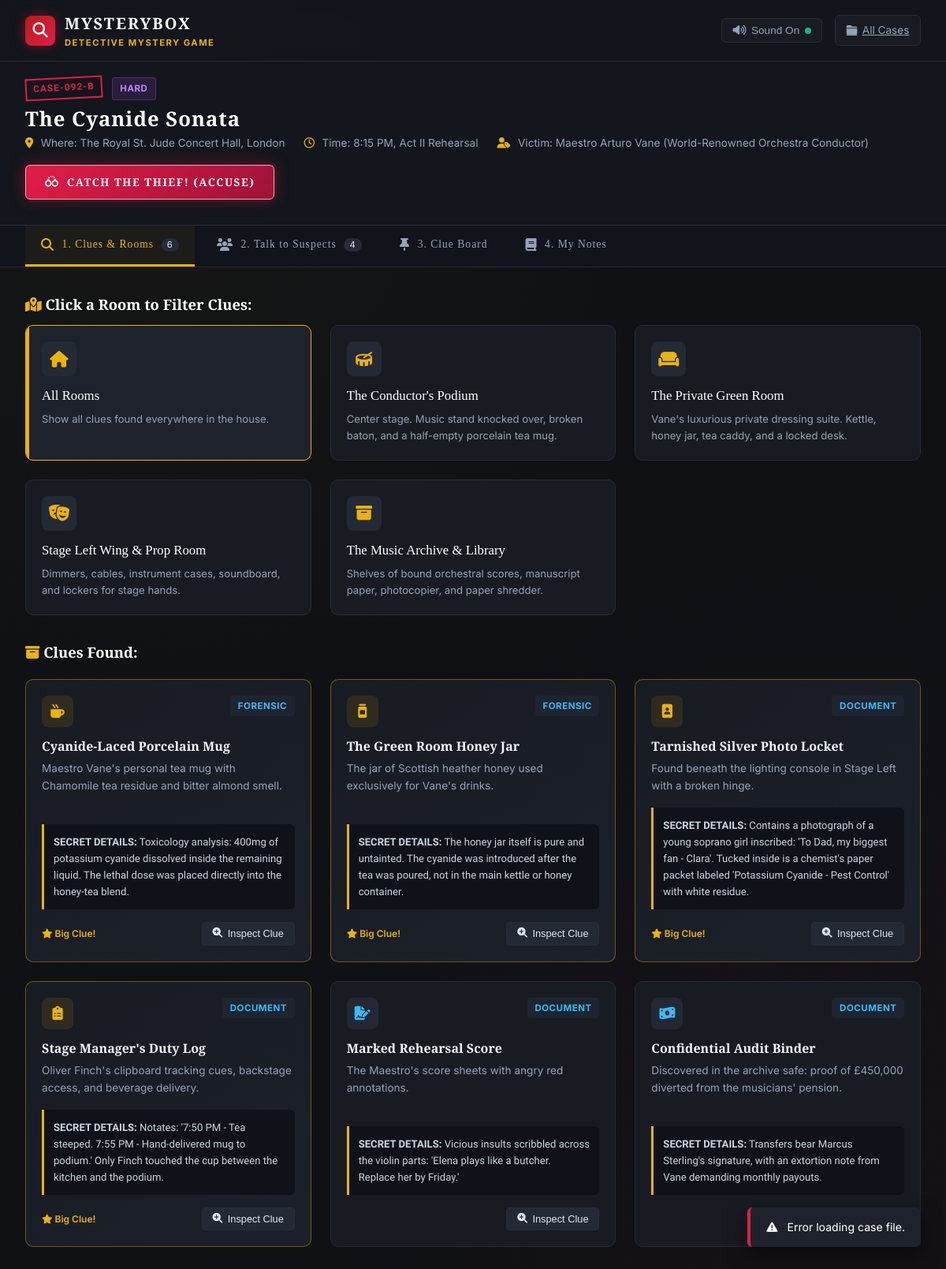
Page /case/case_sonata on the earlier database version.
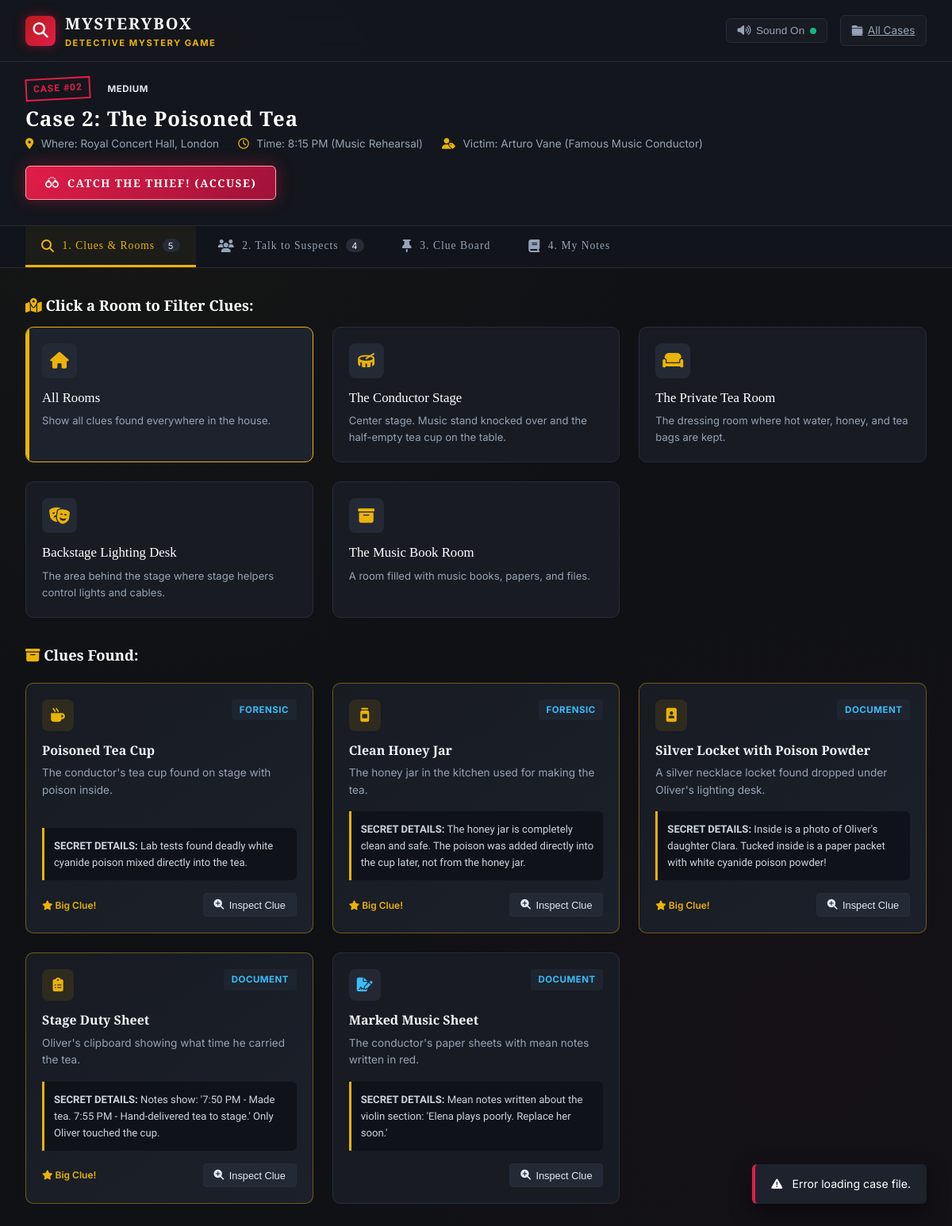
Same page on the later database version.
### tables this page shows
CREATE TABLE cases (
        id TEXT PRIMARY KEY,
        title TEXT NOT NULL,
        tagline TEXT NOT NULL,
        difficulty TEXT NOT NULL,
        case_number TEXT NOT NULL,
        location TEXT NOT NULL,
        incident_time TEXT NOT NULL,
        victim TEXT NOT NULL,
        victim_role TEXT NOT NULL,
        briefing TEXT NOT NULL,
        incident_summary TEXT NOT NULL,
        icon TEXT NOT NULL,
        badge_color TEXT NOT NULL
    );

CREATE TABLE crime_scenes (
        id TEXT PRIMARY KEY,
        case_id TEXT NOT NULL,
        name TEXT NOT NULL,
        description TEXT NOT NULL,
        icon TEXT NOT NULL,
        FOREIGN KEY (case_id) REFERENCES cases (id)
    );

CREATE TABLE clues (
        id TEXT PRIMARY KEY,
        case_id TEXT NOT NULL,
        scene_id TEXT,
        title TEXT NOT NULL,
        category TEXT NOT NULL, -- 'Forensic', 'Physical', 'Document', 'Testimony'
        short_desc TEXT NOT NULL,
        full_analysis TEXT NOT NULL,
        icon TEXT NOT NULL,
        is_key_evidence INTEGER NOT NULL DEFAULT 0,
        FOREIGN KEY (case_id) REFERENCES cases (id),
        FOREIGN KEY (scene_id) REFERENCES crime_scenes (id)
    );

### app.py (the view)
@app.route("/case/<case_id>")
def case_view(case_id):
    conn = get_db_connection()
    case = conn.execute("SELECT * FROM cases WHERE id = ?", (case_id,)).fetchone()
    if not case:
        conn.close()
        return redirect(url_for("index"))
    scenes = conn.execute("SELECT * FROM crime_scenes WHERE case_id = ?", (case_id,)).fetchall()
    suspects = conn.execute("SELECT * FROM suspects WHERE case_id = ?", (case_id,)).fetchall()
    clues = conn.execute("SELECT * FROM clues WHERE case_id = ?", (case_id,)).fetchall()
    notes = conn.execute("SELECT * FROM detective_notes WHERE case_id = ? ORDER BY created_at DESC", (case_id,)).fetchall()
    conn.close()
    return render_template("case.html", case=case, scenes=scenes, suspects=suspects, clues=clues, notes=notes)

### database.py (called while the page is built)
def get_db_connection():
    conn = sqlite3.connect(DB_PATH)
    conn.row_factory = sqlite3.Row
    return conn

### templates/case.html (shortened to what this page needs)
{% extends "base.html" %}
{% block content %}
<div class="case-view-header">
    <div class="case-view-header-top">
        <div class="case-header-info">
            <div style="display:flex; align-items:center; gap:0.75rem; margin-bottom:0.25rem;">
                <span class="badge-stamp">{{ case['case_number'] }}</span>
                <span class="badge-tag {{ case['difficulty']|lower }}">{{ case['difficulty'] }}</span>
            </div>
            <h2>{{ case['title'] }}</h2>
            <div class="case-header-details">
                <span><i class="fa-solid fa-location-dot"></i> Where: {{ case['location'] }}</span>
                <span><i class="fa-regular fa-clock"></i> Time: {{ case['incident_time'] }}</span>
                <span><i class="fa-solid fa-user-tag"></i> Victim: {{ case['victim'] }} ({{ case['victim_role'] }})</span>
            </div>
        </div>
        <div class="case-header-actions">
            <button class="btn-accuse" onclick="openAccusationModal()">
                <i class="fa-solid fa-handcuffs"></i>
                <span>CATCH THE THIEF! (ACCUSE)</span>
            </button>
        </div>
    </div>
</div>
<nav class="investigation-nav">
    <button class="nav-tab-btn active" data-tab="tab-clues">
        <i class="fa-solid fa-magnifying-glass"></i>
        <span>1. Clues & Rooms</span>
        <span class="tab-badge" id="cluesCountBadge">{{ clues|length }}</span>
    </button>
    <button class="nav-tab-btn" data-tab="tab-suspects">
        <i class="fa-solid fa-users"></i>
        <span>2. Talk to Suspects</span>
        <span class="tab-badge" id="suspectsCountBadge">{{ suspects|length }}</span>
    </button>
    <button class="nav-tab-btn" data-tab="tab-corkboard">
        <i class="fa-solid fa-thumbtack"></i>
        <span>3. Clue Board</span>
    </button>
    <button class="nav-tab-btn" data-tab="tab-notebook">
        <i class="fa-solid fa-book"></i>
        <span>4. My Notes</span>
    </button>
</nav>
<div class="tab-content-area">
    <div id="tab-clues" class="tab-pane active">
        <h3 style="font-family:var(--font-title); font-size:1.15rem; color:#fff; margin-bottom:0.75rem;">
            <i class="fa-solid fa-map-location-dot" style="color:var(--accent-gold);"></i> Click a Room to Filter Clues:
        </h3>
        <div class="scenes-grid">
            <div class="scene-card active" data-scene-id="all">
                <div class="scene-card-icon"><i class="fa-solid fa-house"></i></div>
                <div class="scene-card-title">All Rooms</div>
                <div class="scene-card-desc">Show all clues found everywhere in the house.</div>
            </div>
            {% for scene in scenes %}
            <div class="scene-card" data-scene-id="{{ scene['id'] }}">
                <div class="scene-card-icon"><i class="fa-solid {{ scene['icon'] }}"></i></div>
                <div class="scene-card-title">{{ scene['name'] }}</div>
                <div class="scene-card-desc">{{ scene['description'] }}</div>
            </div>
            {% endfor %}
        </div>
        <div class="evidence-section-header">
            <h3 style="font-family:var(--font-title); font-size:1.15rem; color:#fff;">
                <i class="fa-solid fa-box-archive" style="color:var(--accent-gold);"></i> Clues Found:
            </h3>
        </div>
        <div class="clues-grid" id="cluesContainer">
            {% for clue in clues %}
            <div class="clue-card {% if clue['is_key_evidence'] %}key-evidence{% endif %}" data-scene-id="{{ clue['scene_id'] }}" data-clue-id="{{ clue['id'] }}">
                <div class="clue-card-header">
                    <div class="clue-icon-box">
                        <i class="fa-solid {{ clue['icon'] }}"></i>
                    </div>
                    <span class="badge-tag" style="background:#1e2430; color:#38bdf8;">{{ clue['category'] }}</span>
                </div>
                <h4 class="clue-title">{{ clue['title'] }}</h4>
                <div class="clue-short-desc">{{ clue['short_desc'] }}</div>
                <div class="clue-analysis-box">
                    <strong>SECRET DETAILS:</strong> {{ clue['full_analysis'] }}
                </div>
                <div class="clue-card-footer">
                    {% if clue['is_key_evidence'] %}
                    <span style="font-size:0.75rem; color:var(--accent-gold); font-weight:600;"><i class="fa-solid fa-star"></i> Big Clue!</span>
                    {% else %}
                    <span></span>
                    {% endif %}
                    <button class="btn-inspect-clue" onclick="openClueMagnifier('{{ clue['id'] }}')">
                        <i class="fa-solid fa-magnifying-glass-plus"></i>
                        <span>Inspect Clue</span>
                    </button>
                </div>
            </div>
            {% endfor %}
        </div>
    </div>
</div>
{% endblock %}

### templates/base.html (shortened to what this page needs)
<!DOCTYPE html>
<html lang="en">
<head>
    <link rel="stylesheet" href="https://cdnjs.cloudflare.com/ajax/libs/font-awesome/6.5.1/css/all.min.css">
    <link rel="stylesheet" href="{{ url_for('static', filename='css/style.css') }}">
</head>
<body>
    <header class="navbar">
        <a href="{{ url_for('index') }}" class="brand-link">
            <div class="brand-logo-icon">
                <i class="fa-solid fa-magnifying-glass"></i>
            </div>
            <div class="brand-text">
                <h1>MysteryBox</h1>
                <span>Detective Mystery Game</span>
            </div>
        </a>
        <div class="nav-actions">
            <button id="soundToggleBtn" class="sound-toggle-btn" title="Toggle sound effects">
                <i class="fa-solid fa-volume-high"></i>
                <span>Sound On</span>
                <span class="sound-active-dot"></span>
            </button>
            <a href="{{ url_for('index') }}" class="btn-action-sm">
                <i class="fa-solid fa-folder-closed"></i>
                <span>All Cases</span>
            </a>
        </div>
    </header>
    <main>
        {% block content %}{% endblock %}
    </main>
    <div id="toast-container"></div>
</body>
</html>

Differences in the rows shown:
removed clues: category "DOCUMENT", title "Confidential Audit Binder", short_desc "Discovered in the archive safe: proof of £450,000 diverted from the musicians' pension.", full_analysis "Transfers bear Marcus Sterling's signature, with an extortion note from Vane demanding monthly payouts.", is_key_evidence 0 (drawn)
changed cases: case_number "CASE-092-B" → "CASE #02"; difficulty "HARD" → "MEDIUM"; title "The Cyanide Sonata" → "Case 2: The Poisoned Tea"; location "The Royal St. Jude Concert Hall, London" → "Royal Concert Hall, London"; incident_time "8:15 PM, Act II Rehearsal" → "8:15 PM (Music Rehearsal)"; victim "Maestro Arturo Vane" → "Arturo Vane"; victim_role "World-Renowned Orchestra Conductor" → "Famous Music Conductor"
changed crime_scenes: name "The Conductor's Podium" → "The Conductor Stage"; description "Center stage. Music stand knocked over, broken baton, and a half-empty porcelain tea mug." → "Center stage. Music stand knocked over and the half-empty tea cup on the table."
changed crime_scenes: name "The Private Green Room" → "The Private Tea Room"; description "Vane's luxurious private dressing suite. Kettle, honey jar, tea caddy, and a locked desk." → "The dressing room where hot water, honey, and tea bags are kept."
changed crime_scenes: name "Stage Left Wing & Prop Room" → "Backstage Lighting Desk"; description "Dimmers, cables, instrument cases, soundboard, and lockers for stage hands." → "The area behind the stage where stage helpers control lights and cables."
changed crime_scenes: name "The Music Archive & Library" → "The Music Book Room"; description "Shelves of bound orchestral scores, manuscript paper, photocopier, and paper shredder." → "A room filled with music books, papers, and files."
changed clues: title "Cyanide-Laced Porcelain Mug" → "Poisoned Tea Cup"; short_desc "Maestro Vane's personal tea mug with Chamomile tea residue and bitter almond smell." → "The conductor's tea cup found on stage with poison inside."; full_analysis "Toxicology analysis: 400mg of potassium cyanide dissolved inside the remaining liquid. The lethal dose was placed directly into the honey-tea blend." → "Lab tests found deadly white cyanide poison mixed directly into the tea."
changed clues: title "The Green Room Honey Jar" → "Clean Honey Jar"; short_desc "The jar of Scottish heather honey used exclusively for Vane's drinks." → "The honey jar in the kitchen used for making the tea."; full_analysis "The honey jar itself is pure and untainted. The cyanide was introduced after the tea was poured, not in the main kettle or honey container." → "The honey jar is completely clean and safe. The poison was added directly into the cup later, not from the honey jar."
changed clues: title "Tarnished Silver Photo Locket" → "Silver Locket with Poison Powder"; short_desc "Found beneath the lighting console in Stage Left with a broken hinge." → "A silver necklace locket found dropped under Oliver's lighting desk."; full_analysis "Contains a photograph of a young soprano girl inscribed: 'To Dad, my biggest fan - Clara'. Tucked inside is a chemist's paper packet labeled 'Potassium Cyanide - Pest Control' with white residue." → "Inside is a photo of Oliver's daughter Clara. Tucked inside is a paper packet with white cyanide poison powder!"
changed clues: title "Stage Manager's Duty Log" → "Stage Duty Sheet"; short_desc "Oliver Finch's clipboard tracking cues, backstage access, and beverage delivery." → "Oliver's clipboard showing what time he carried the tea."; full_analysis "Notates: '7:50 PM - Tea steeped. 7:55 PM - Hand-delivered mug to podium.' Only Finch touched the cup between the kitchen and the podium." → "Notes show: '7:50 PM - Made tea. 7:55 PM - Hand-delivered tea to stage.' Only Oliver touched the cup."
changed clues: title "Marked Rehearsal Score" → "Marked Music Sheet"; short_desc "The Maestro's score sheets with angry red annotations." → "The conductor's paper sheets with mean notes written in red."; full_analysis "Vicious insults scribbled across the violin parts: 'Elena plays like a butcher. Replace her by Friday.'" → "Mean notes written about the violin section: 'Elena plays poorly. Replace her soon.'"
Other differences:
{{ clues|length }}: "6" → "5"
